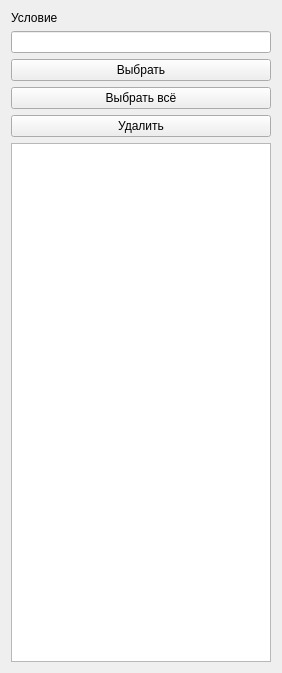
<?xml version="1.0" encoding="UTF-8"?>
<ui version="4.0">
 <class>DataBaseForm</class>
 <widget class="QWidget" name="DataBaseForm">
  <property name="geometry">
   <rect>
    <x>0</x>
    <y>0</y>
    <width>282</width>
    <height>673</height>
   </rect>
  </property>
  <property name="windowTitle">
   <string>База данных</string>
  </property>
  <layout class="QVBoxLayout" name="verticalLayout">
   <item>
    <widget class="QLabel" name="label">
     <property name="text">
      <string>Условие</string>
     </property>
    </widget>
   </item>
   <item>
    <widget class="QLineEdit" name="le_condition"/>
   </item>
   <item>
    <widget class="QPushButton" name="pb_select">
     <property name="text">
      <string>Выбрать</string>
     </property>
    </widget>
   </item>
   <item>
    <widget class="QPushButton" name="pb_select_all">
     <property name="text">
      <string>Выбрать всё</string>
     </property>
    </widget>
   </item>
   <item>
    <widget class="QPushButton" name="pb_delete">
     <property name="text">
      <string>Удалить</string>
     </property>
    </widget>
   </item>
   <item>
    <widget class="QTableWidget" name="tw_sounds"/>
   </item>
  </layout>
 </widget>
 <resources/>
 <connections/>
</ui>
